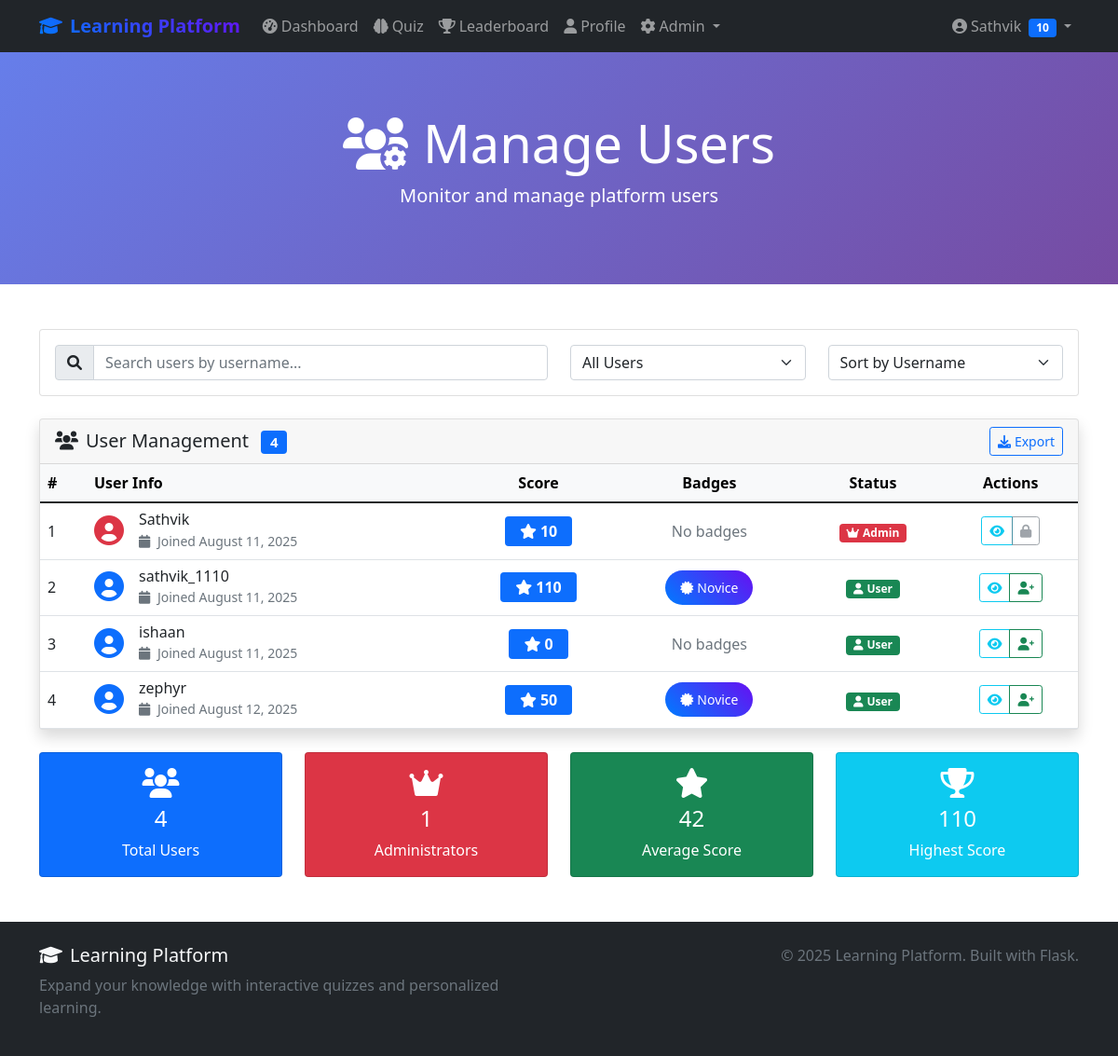
Screenshot of /admin/manage_users (signed in) with the database file from the repository.
### app.py (models this page shows, shortened)
class User(UserMixin, db.Model):
    id = db.Column(db.Integer, primary_key=True)
    username = db.Column(db.String(80), unique=True, nullable=False, index=True)
    password_hash = db.Column(db.String(120), nullable=False)
    score = db.Column(db.Integer, default=0)
    is_admin = db.Column(db.Boolean, default=False)
    created_at = db.Column(db.DateTime, default=datetime.utcnow)
    badges = db.relationship('Badge', secondary=user_badges, lazy='subquery',
                           backref=db.backref('users', lazy=True))
    interests = db.relationship('Topic', secondary=user_interests, lazy='subquery',
                              backref=db.backref('interested_users', lazy=True))
    quiz_history = db.relationship('QuizHistory', backref='user', lazy=True, cascade='all, delete-orphan')

class Badge(db.Model):
    id = db.Column(db.Integer, primary_key=True)
    name = db.Column(db.String(50), unique=True, nullable=False)
    description = db.Column(db.String(200))
    points_required = db.Column(db.Integer, default=0)

### app.py (the view)
@app.route('/admin/manage_users')
@login_required
def manage_users():
    if not current_user.is_admin:
        flash('Access denied!')
        return redirect(url_for('dashboard'))
    users = User.query.all()
    return render_template('manage_users.html', users=users)

### templates/manage_users.html (shortened to what this page needs)
{% extends "base.html" %}
{% block content %}
<div class="hero-section">
    <div class="container">
        <div class="row">
            <div class="col-lg-12 text-center">
                <h1 class="display-4"><i class="fas fa-users-cog me-3"></i>Manage Users</h1>
                <p class="lead">Monitor and manage platform users</p>
            </div>
        </div>
    </div>
</div>
<div class="container my-5">
    <div class="row mb-4">
        <div class="col-lg-12">
            <div class="card">
                <div class="card-body">
                    <div class="row align-items-center">
                        <div class="col-md-6">
                            <div class="input-group">
                                <span class="input-group-text">
                                    <i class="fas fa-search"></i>
                                </span>
                                <input type="text" class="form-control" id="userSearch"
                                       placeholder="Search users by username...">
                            </div>
                        </div>
                        <div class="col-md-3">
                            <select class="form-select" id="roleFilter">
                                <option value="">All Users</option>
                            </select>
                        </div>
                        <div class="col-md-3">
                            <select class="form-select" id="sortBy">
                                <option value="username">Sort by Username</option>
                            </select>
                        </div>
                    </div>
                </div>
            </div>
        </div>
    </div>
    <div class="row">
        <div class="col-lg-12">
            <div class="card shadow">
                <div class="card-header d-flex justify-content-between align-items-center">
                    <h5 class="mb-0">
                        <i class="fas fa-users me-2"></i>User Management
                        <span class="badge bg-primary ms-2" id="userCount">{{ users|length }}</span>
                    </h5>
                    <div>
                        <button class="btn btn-sm btn-outline-primary" onclick="exportUsers()">
                            <i class="fas fa-download me-1"></i>Export
                        </button>
                    </div>
                </div>
                <div class="card-body p-0">
                    {% if users %}
                        <div class="table-responsive">
                            <table class="table table-hover mb-0" id="usersTable">
                                <thead class="table-light">
                                    <tr>
                                        <th style="width: 50px;">#</th>
                                        <th>User Info</th>
                                        <th class="text-center">Score</th>
                                        <th class="text-center">Badges</th>
                                        <th class="text-center">Status</th>
                                        <th class="text-center">Actions</th>
                                    </tr>
                                </thead>
                                <tbody>
                                    {% for user in users %}
                                        <tr class="user-row" data-username="{{ user.username.lower() }}"
                                            data-role="{{ 'admin' if user.is_admin else 'user' }}"
                                            data-score="{{ user.score }}"
                                            data-created="{{ user.created_at.strftime('%Y-%m-%d') }}">
                                            <td class="align-middle">{{ loop.index }}</td>
                                            <td class="align-middle">
                                                <div class="d-flex align-items-center">
                                                    <div class="avatar-circle me-3">
                                                        <i class="fas fa-user-circle fa-2x
                                                           {% if user.is_admin %}text-danger{% else %}text-primary{% endif %}"></i>
                                                    </div>
                                                    <div>
                                                        <h6 class="mb-0">{{ user.username }}</h6>
                                                        <small class="text-muted">
                                                            <i class="fas fa-calendar me-1"></i>
                                                            Joined {{ user.created_at.strftime('%B %d, %Y') }}
                                                        </small>
                                                    </div>
                                                </div>
                                            </td>
                                            <td class="text-center align-middle">
                                                <span class="badge bg-primary fs-6 px-3 py-2">
                                                    <i class="fas fa-star me-1"></i>{{ user.score }}
                                                </span>
                                            </td>
                                            <td class="text-center align-middle">
                                                {% if user.badges %}
                                                    <div class="d-flex flex-wrap justify-content-center gap-1">
                                                        {% for badge in user.badges %}
                                                            <span class="badge-custom small">
                                                                <i class="fas fa-certificate me-1"></i>{{ badge.name }}
                                                            </span>
                                                        {% endfor %}
                                                    </div>
                                                {% else %}
                                                    <span class="text-muted">No badges</span>
                                                {% endif %}
                                            </td>
                                            <td class="text-center align-middle">
                                                {% if user.is_admin %}
                                                    <span class="badge bg-danger">
                                                        <i class="fas fa-crown me-1"></i>Admin
                                                    </span>
                                                {% else %}
                                                    <span class="badge bg-success">
                                                        <i class="fas fa-user me-1"></i>User
                                                    </span>
                                                {% endif %}
                                            </td>
                                            <td class="text-center align-middle">
                                                <div class="btn-group" role="group">
                                                    <button type="button" class="btn btn-sm btn-outline-info"
                                                            onclick="viewUserDetails({{ user.id }}, '{{ user.username }}', {{ user.score }}, '{{ user.created_at.strftime('%B %d, %Y') }}', {{ user.badges|length }})">
                                                        <i class="fas fa-eye"></i>
                                                    </button>
                                                    {% if user.id != current_user.id %}
                                                        <a href="{{ url_for('toggle_admin', user_id=user.id) }}"
                                                           class="btn btn-sm {% if user.is_admin %}btn-outline-warning{% else %}btn-outline-success{% endif %}"
                                                           onclick="return confirm('Are you sure you want to {% if user.is_admin %}revoke{% else %}grant{% endif %} admin access for {{ user.username }}?')">
                                                            {% if user.is_admin %}
                                                                <i class="fas fa-user-minus"></i>
                                                            {% else %}
                                                                <i class="fas fa-user-plus"></i>
                                                            {% endif %}
                                                        </a>
                                                    {% else %}
                                                        <button type="button" class="btn btn-sm btn-outline-secondary" disabled>
                                                            <i class="fas fa-lock"></i>
                                                        </button>
                                                    {% endif %}
                                                </div>
                                            </td>
                                        </tr>
                                    {% endfor %}
                                </tbody>
                            </table>
                        </div>
                    {% else %}
                        <div class="text-center py-5">
                            <i class="fas fa-users-slash fa-4x text-muted mb-3"></i>
                            <h4 class="text-muted">No users found</h4>
                            <p class="text-muted">Users will appear here as they sign up for the platform.</p>
                        </div>
                    {% endif %}
                </div>
            </div>
        </div>
    </div>
    <div class="row mt-4">
        <div class="col-md-3">
            <div class="card bg-primary text-white">
                <div class="card-body text-center">
                    <i class="fas fa-users fa-2x mb-2"></i>
                    <h4 id="totalUsers">{{ users|length }}</h4>
                    <p class="mb-0">Total Users</p>
                </div>
            </div>
        </div>
        <div class="col-md-3">
            <div class="card bg-danger text-white">
                <div class="card-body text-center">
                    <i class="fas fa-crown fa-2x mb-2"></i>
                    <h4 id="totalAdmins">{{ users|selectattr('is_admin')|list|length }}</h4>
                    <p class="mb-0">Administrators</p>
                </div>
            </div>
        </div>
        <div class="col-md-3">
            <div class="card bg-success text-white">
                <div class="card-body text-center">
                    <i class="fas fa-star fa-2x mb-2"></i>
                    <h4 id="avgScore">{{ (users|sum(attribute='score') / users|length)|round|int if users else 0 }}</h4>
                    <p class="mb-0">Average Score</p>
                </div>
            </div>
        </div>
        <div class="col-md-3">
            <div class="card bg-info text-white">
                <div class="card-body text-center">
                    <i class="fas fa-trophy fa-2x mb-2"></i>
                    <h4 id="topScore">{{ users|max(attribute='score')|attr('score') if users else 0 }}</h4>
                    <p class="mb-0">Highest Score</p>
                </div>
            </div>
        </div>
    </div>
</div>
{% endblock %}

### templates/base.html (shortened to what this page needs)
<!DOCTYPE html>
<html lang="en">
<head>
    <link href="https://cdnjs.cloudflare.com/ajax/libs/bootstrap/5.1.3/css/bootstrap.min.css" rel="stylesheet">
    <link href="https://cdnjs.cloudflare.com/ajax/libs/font-awesome/6.0.0/css/all.min.css" rel="stylesheet">
</head>
<body>
    <nav class="navbar navbar-expand-lg navbar-dark bg-dark">
        <div class="container">
            <a class="navbar-brand" href="{{ url_for('index') }}">
                <i class="fas fa-graduation-cap me-2"></i>Learning Platform
            </a>
            <div class="collapse navbar-collapse" id="navbarNav">
                <ul class="navbar-nav me-auto">
                    {% if current_user.is_authenticated %}
                        <li class="nav-item">
                            <a class="nav-link" href="{{ url_for('dashboard') }}">
                                <i class="fas fa-tachometer-alt me-1"></i>Dashboard
                            </a>
                        </li>
                        <li class="nav-item">
                            <a class="nav-link" href="{{ url_for('quiz') }}">
                                <i class="fas fa-brain me-1"></i>Quiz
                            </a>
                        </li>
                        <li class="nav-item">
                            <a class="nav-link" href="{{ url_for('leaderboard') }}">
                                <i class="fas fa-trophy me-1"></i>Leaderboard
                            </a>
                        </li>
                        <li class="nav-item">
                            <a class="nav-link" href="{{ url_for('profile') }}">
                                <i class="fas fa-user me-1"></i>Profile
                            </a>
                        </li>
                        {% if current_user.is_admin %}
                            <li class="nav-item dropdown">
                                <a class="nav-link dropdown-toggle" href="#" id="adminDropdown" role="button" data-bs-toggle="dropdown">
                                    <i class="fas fa-cog me-1"></i>Admin
                                </a>
                            </li>
                        {% endif %}
                    {% endif %}
                </ul>
                <ul class="navbar-nav">
                    {% if current_user.is_authenticated %}
                        <li class="nav-item dropdown">
                            <a class="nav-link dropdown-toggle" href="#" id="userDropdown" role="button" data-bs-toggle="dropdown">
                                <i class="fas fa-user-circle me-1"></i>{{ current_user.username }}
                                <span class="badge bg-primary ms-1">{{ current_user.score }}</span>
                            </a>
                        </li>
                    {% endif %}
                </ul>
            </div>
        </div>
    </nav>
    <main>
        {% block content %}{% endblock %}
    </main>
    <footer class="bg-dark text-light mt-5 py-4">
        <div class="container">
            <div class="row">
                <div class="col-md-6">
                    <h5><i class="fas fa-graduation-cap me-2"></i>Learning Platform</h5>
                    <p class="text-muted">Expand your knowledge with interactive quizzes and personalized learning.</p>
                </div>
                <div class="col-md-6 text-md-end">
                    <p class="text-muted mb-0">&copy; 2025 Learning Platform. Built with Flask.</p>
                </div>
            </div>
        </div>
    </footer>
</body>
</html>

### rows the page displays
User: username "Sathvik", score "10", is_admin True (drawn), created_at "August 11, 2025", shows "No badges"
User: is_admin False (drawn), username "sathvik_1110", created_at "August 11, 2025", score "110"
Badge: name "Novice"
User: is_admin False (drawn), username "ishaan", created_at "August 11, 2025", score "0", shows "No badges"
User: is_admin False (drawn), username "zephyr", created_at "August 12, 2025", score "50"

### other values shown
{{ users|length }} "4"
{{ users|selectattr('is_admin')|list|length }} "1"
{{ users|max(attribute='score')|attr('score') if users else 0 }} "110"
